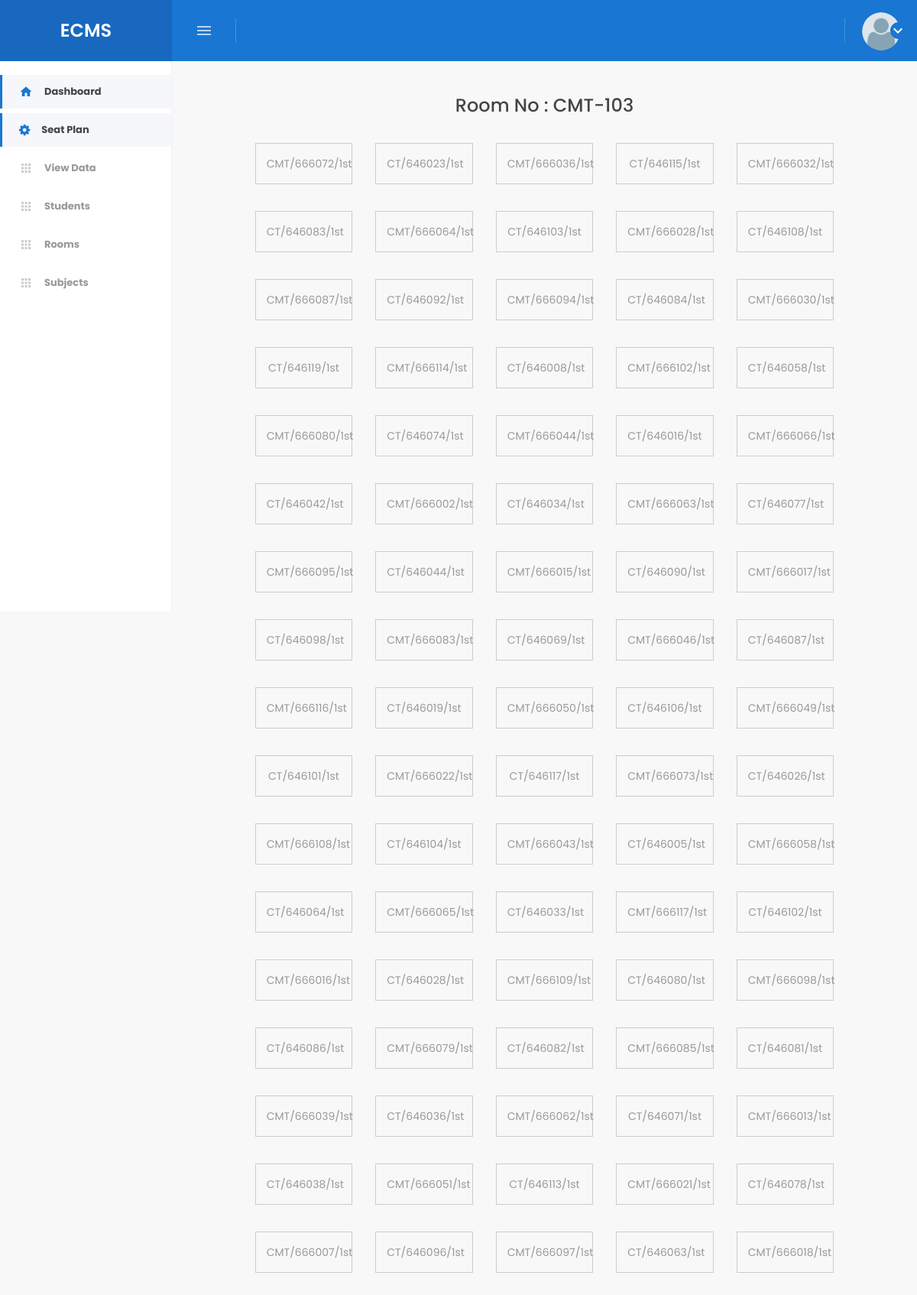
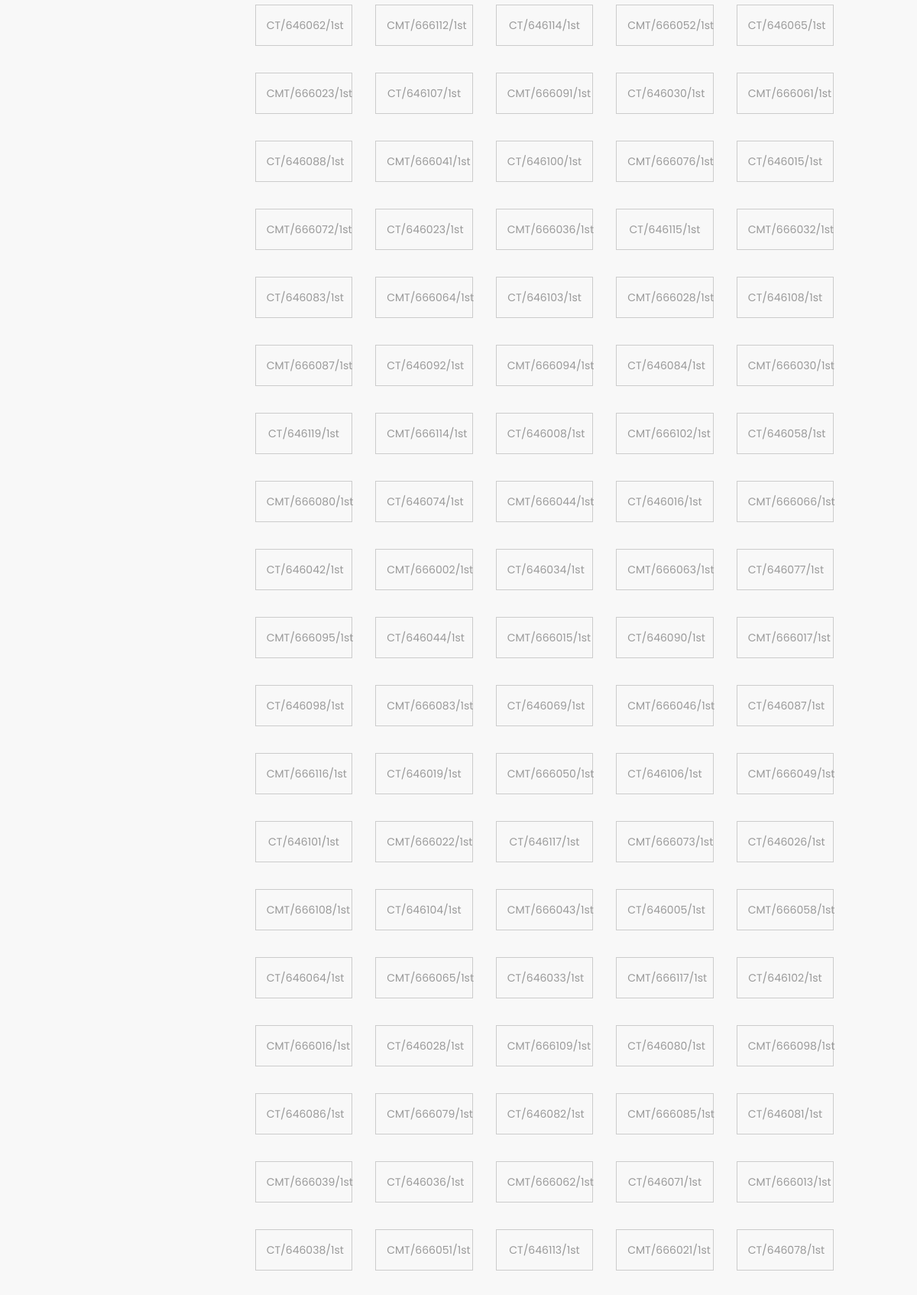
The app's page /index.php?page=seats&room_no=rmn_cmt130 (signed in, upper part) with its own data (2 pictures, top to bottom).
### tables this page shows
CREATE TABLE `rmn_cmt130` (
  `id` int(5) NOT NULL,
  `first_row` varchar(120) NOT NULL,
  `second_row` varchar(120) NOT NULL,
  `third_row` varchar(120) NOT NULL,
  `fourth_row` varchar(120) NOT NULL,
  `five_row` varchar(120) NOT NULL
);

### app/init.php (called while the page is built, shortened)
<?php
require_once 'Database/connection.php';
require_once 'classes/Object.php';
global $pdo;
$obj = new Objects($pdo);
?>

### app/classes/Object.php (called while the page is built, shortened)
<?php
class Objects {
	protected $pdo;
	function __construct($pdo) {
		$this->pdo = $pdo;
	}
	public function all($table) {
		$stmt = $this->pdo->prepare("SELECT * FROM " . $table . "");
		$stmt->execute();
		return $stmt->fetchAll(PDO::FETCH_OBJ);
	}
}
?>

### public/pages/seats.php (the view, shortened to what this page needs)
<?php require_once('app/init.php') ?>
<?php require_once('includes/header.php') ?>
<?php require_once('includes/navbar.php') ?>
<?php require_once('includes/sidebar.php') ?>
<?php if (isset($_GET['room_no'])): ?>
<main class="main-wrapper clearfix">
    <div class="container-fluid">
        <br>
        <h5 class="text-center">Room No : CMT-103</h5>
        <br>
        <?php $seats = $obj->all($_GET['room_no']); ?>
        <div class="row">
            <?php foreach ($seats as $seat): ?>
            <div class="col-2 offset-1">
                <div class="seat"><?php echo $seat->first_row ?></div>
            </div>
            <div class="col-2">
                 <div class="seat"><?php echo $seat->second_row ?></div>
            </div>
            <div class="col-2">
                <div class="seat"><?php echo $seat->third_row ?></div>
            </div>
            <div class="col-2">
                 <div class="seat"><?php echo $seat->fourth_row ?></div>
            </div>
            <div class="col-2">
                 <div class="seat"><?php echo $seat->five_row ?></div>
            </div>
            <?php endforeach ?>
        </div>
    </div>
</main>
<?php endif ?>
</div>
<?php require_once('includes/footer.php') ?>

### assets/css/pace.css (style rules this page uses)
body:after { content: ""; position: fixed; top: 0; right: 0; bottom: 0; left: 0; z-index: 99; background: #fff; }
body.pace-done:after { display: none; }

### assets/css/main.css (style rules this page uses)
.seat { padding: 14px; text-align: center; border: 1px solid #ccc; margin-bottom: 35px; }

### records on screen
rmn_cmt130: first_row "CMT/666072/1st", second_row "CT/646023/1st", third_row "CMT/666036/1st", fourth_row "CT/646115/1st", five_row "CMT/666032/1st"
rmn_cmt130: first_row "CT/646083/1st", second_row "CMT/666064/1st", third_row "CT/646103/1st", fourth_row "CMT/666028/1st", five_row "CT/646108/1st"
rmn_cmt130: first_row "CMT/666087/1st", second_row "CT/646092/1st", third_row "CMT/666094/1st", fourth_row "CT/646084/1st", five_row "CMT/666030/1st"
rmn_cmt130: first_row "CT/646119/1st", second_row "CMT/666114/1st", third_row "CT/646008/1st", fourth_row "CMT/666102/1st", five_row "CT/646058/1st"
rmn_cmt130: first_row "CMT/666080/1st", second_row "CT/646074/1st", third_row "CMT/666044/1st", fourth_row "CT/646016/1st", five_row "CMT/666066/1st"
rmn_cmt130: first_row "CT/646042/1st", second_row "CMT/666002/1st", third_row "CT/646034/1st", fourth_row "CMT/666063/1st", five_row "CT/646077/1st"
rmn_cmt130: first_row "CMT/666095/1st", second_row "CT/646044/1st", third_row "CMT/666015/1st", fourth_row "CT/646090/1st", five_row "CMT/666017/1st"
rmn_cmt130: first_row "CT/646098/1st", second_row "CMT/666083/1st", third_row "CT/646069/1st", fourth_row "CMT/666046/1st", five_row "CT/646087/1st"
rmn_cmt130: first_row "CMT/666116/1st", second_row "CT/646019/1st", third_row "CMT/666050/1st", fourth_row "CT/646106/1st", five_row "CMT/666049/1st"
rmn_cmt130: first_row "CT/646101/1st", second_row "CMT/666022/1st", third_row "CT/646117/1st", fourth_row "CMT/666073/1st", five_row "CT/646026/1st"
rmn_cmt130: first_row "CMT/666108/1st", second_row "CT/646104/1st", third_row "CMT/666043/1st", fourth_row "CT/646005/1st", five_row "CMT/666058/1st"
rmn_cmt130: first_row "CT/646064/1st", second_row "CMT/666065/1st", third_row "CT/646033/1st", fourth_row "CMT/666117/1st", five_row "CT/646102/1st"
rmn_cmt130: first_row "CMT/666016/1st", second_row "CT/646028/1st", third_row "CMT/666109/1st", fourth_row "CT/646080/1st", five_row "CMT/666098/1st"
rmn_cmt130: first_row "CT/646086/1st", second_row "CMT/666079/1st", third_row "CT/646082/1st", fourth_row "CMT/666085/1st", five_row "CT/646081/1st"
rmn_cmt130: first_row "CMT/666039/1st", second_row "CT/646036/1st", third_row "CMT/666062/1st", fourth_row "CT/646071/1st", five_row "CMT/666013/1st"
rmn_cmt130: first_row "CT/646038/1st", second_row "CMT/666051/1st", third_row "CT/646113/1st", fourth_row "CMT/666021/1st", five_row "CT/646078/1st"
rmn_cmt130: first_row "CMT/666007/1st", second_row "CT/646096/1st", third_row "CMT/666097/1st", fourth_row "CT/646063/1st", five_row "CMT/666018/1st"
rmn_cmt130: first_row "CT/646062/1st", second_row "CMT/666112/1st", third_row "CT/646114/1st", fourth_row "CMT/666052/1st", five_row "CT/646065/1st"
rmn_cmt130: first_row "CMT/666023/1st", second_row "CT/646107/1st", third_row "CMT/666091/1st", fourth_row "CT/646030/1st", five_row "CMT/666061/1st"
rmn_cmt130: first_row "CT/646088/1st", second_row "CMT/666041/1st", third_row "CT/646100/1st", fourth_row "CMT/666076/1st", five_row "CT/646015/1st"
rmn_cmt130: first_row "CMT/666072/1st", second_row "CT/646023/1st", third_row "CMT/666036/1st", fourth_row "CT/646115/1st", five_row "CMT/666032/1st"
rmn_cmt130: first_row "CT/646083/1st", second_row "CMT/666064/1st", third_row "CT/646103/1st", fourth_row "CMT/666028/1st", five_row "CT/646108/1st"
rmn_cmt130: first_row "CMT/666087/1st", second_row "CT/646092/1st", third_row "CMT/666094/1st", fourth_row "CT/646084/1st", five_row "CMT/666030/1st"
rmn_cmt130: first_row "CT/646119/1st", second_row "CMT/666114/1st", third_row "CT/646008/1st", fourth_row "CMT/666102/1st", five_row "CT/646058/1st"
rmn_cmt130: first_row "CMT/666080/1st", second_row "CT/646074/1st", third_row "CMT/666044/1st", fourth_row "CT/646016/1st", five_row "CMT/666066/1st"
rmn_cmt130: first_row "CT/646042/1st", second_row "CMT/666002/1st", third_row "CT/646034/1st", fourth_row "CMT/666063/1st", five_row "CT/646077/1st"
rmn_cmt130: first_row "CMT/666095/1st", second_row "CT/646044/1st", third_row "CMT/666015/1st", fourth_row "CT/646090/1st", five_row "CMT/666017/1st"
rmn_cmt130: first_row "CT/646098/1st", second_row "CMT/666083/1st", third_row "CT/646069/1st", fourth_row "CMT/666046/1st", five_row "CT/646087/1st"
rmn_cmt130: first_row "CMT/666116/1st", second_row "CT/646019/1st", third_row "CMT/666050/1st", fourth_row "CT/646106/1st", five_row "CMT/666049/1st"
rmn_cmt130: first_row "CT/646101/1st", second_row "CMT/666022/1st", third_row "CT/646117/1st", fourth_row "CMT/666073/1st", five_row "CT/646026/1st"
rmn_cmt130: first_row "CMT/666108/1st", second_row "CT/646104/1st", third_row "CMT/666043/1st", fourth_row "CT/646005/1st", five_row "CMT/666058/1st"
rmn_cmt130: first_row "CT/646064/1st", second_row "CMT/666065/1st", third_row "CT/646033/1st", fourth_row "CMT/666117/1st", five_row "CT/646102/1st"
rmn_cmt130: first_row "CMT/666016/1st", second_row "CT/646028/1st", third_row "CMT/666109/1st", fourth_row "CT/646080/1st", five_row "CMT/666098/1st"
rmn_cmt130: first_row "CT/646086/1st", second_row "CMT/666079/1st", third_row "CT/646082/1st", fourth_row "CMT/666085/1st", five_row "CT/646081/1st"
rmn_cmt130: first_row "CMT/666039/1st", second_row "CT/646036/1st", third_row "CMT/666062/1st", fourth_row "CT/646071/1st", five_row "CMT/666013/1st"
rmn_cmt130: first_row "CT/646038/1st", second_row "CMT/666051/1st", third_row "CT/646113/1st", fourth_row "CMT/666021/1st", five_row "CT/646078/1st"
